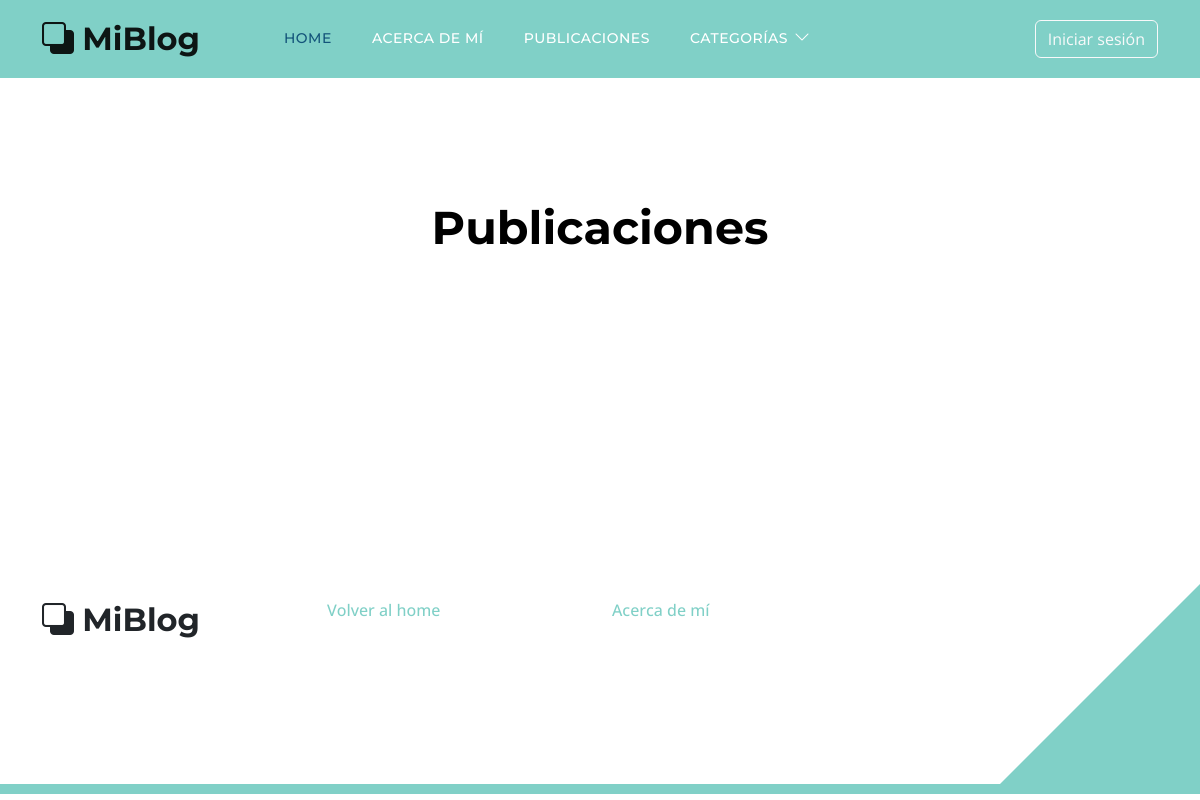
Page /pages/ on the earlier database version.
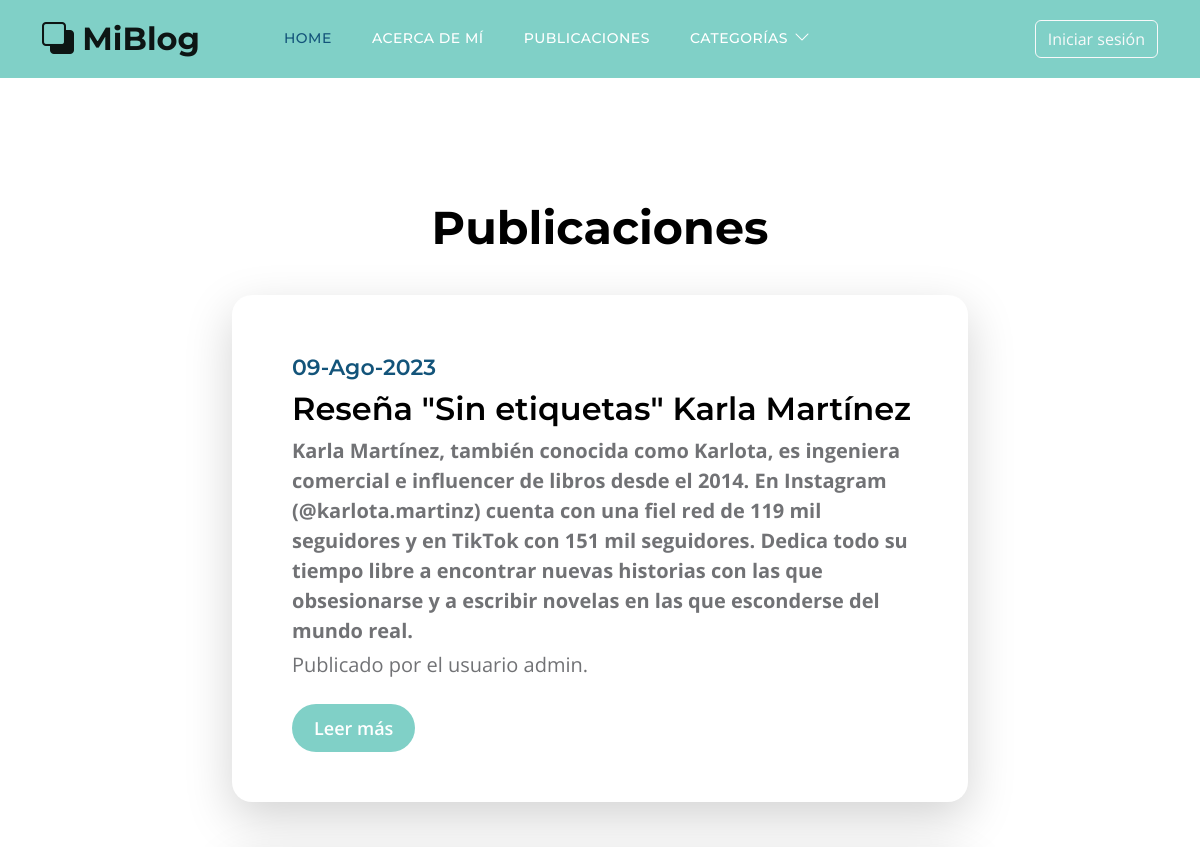
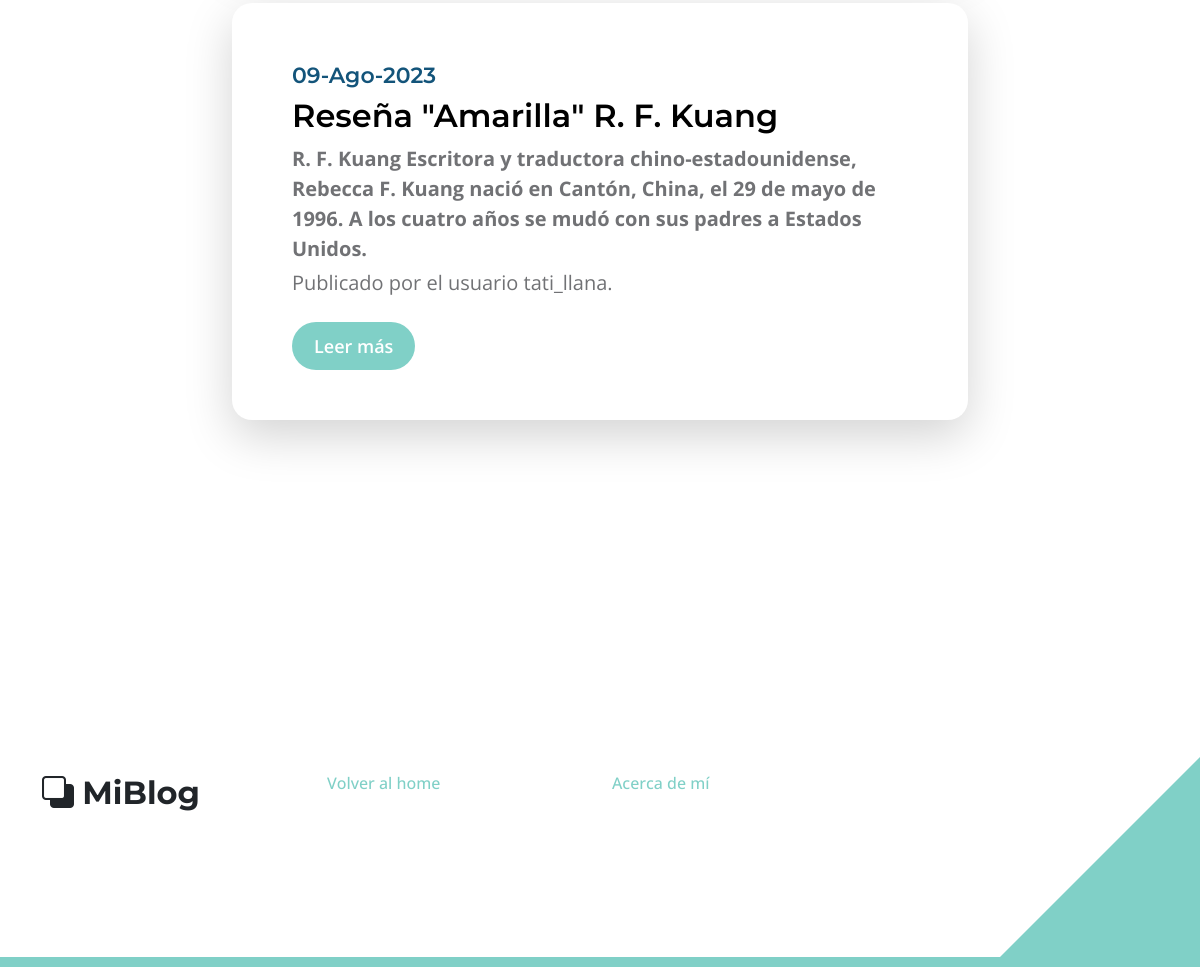
Same page on the later database version (2 pictures, top to bottom).
### blog/models.py (models this page shows, shortened)
class Post(models.Model):
    titulo = models.CharField(max_length=255)
    slug = models.SlugField(unique=True)
    subtitulo = models.TextField()
    cuerpo = models.TextField()
    autor = models.ForeignKey(settings.AUTH_USER_MODEL, on_delete=models.PROTECT)
    fecha = models.DateTimeField(auto_now_add=True)
    categoria = models.ManyToManyField('Categoria')
    class Meta:
        ordering = ('-fecha',)

### perfiles/models.py (models this page shows)
class Usuario(AbstractUser):
    def __str__(self):
        return f"{self.username}"

### blog/views.py (the view)
# urls.py: path("pages/", views.lista_articulos, name="pages"),
def lista_articulos(request):
    posts = Post.objects.all()
    categorias = Categoria.objects.all()
    return render(request, 'blog/pages.html', {'posts':posts, 'categorias':categorias})

### blog/templates/blog/pages.html (shortened to what this page needs)
{% extends 'base.html' %}
{% block contenido %}
<section class="section-padding">
    <div class="container">
        <div class="row">
            <div class="col-lg-12 col-12 text-center">
                <h2 class="mb-4">Publicaciones</h2>
            </div>
            <div class="col-lg-8 col-12 mt-3 mx-auto">
                {% for post in posts %}
                    <div class="custom-block custom-block-topics-listing bg-white shadow-lg mb-5">
                        <div class="d-flex">
                            <div class="custom-block-topics-listing-info d-flex">
                                <div>
                                    <h6 class="subtitle is-4">{{ post.fecha|date:'d-M-Y' }}</h6>
                                    <h3 class="mb-2">{{ post.titulo }}</h3>
                                    <p class="mb-1"><strong>{{ post.subtitulo }}</strong></p>
                                    <p class="mb-0">Publicado por el usuario {{ post.autor }}.</p>
                                    <a href="{% url 'detalle' post.id %}" class="btn custom-btn mt-3 mt-lg-4">Leer más</a>
                                </div>
                            </div>
                        </div>
                    </div>
                {% endfor %}
            </div>
        </div>
    </div>
</section>
{% endblock contenido %}

Differences in the rows shown:
added Post: fecha "09-Ago-2023", titulo "Reseña \"Sin etiquetas\" Karla Martínez", subtitulo "Karla Martínez, también conocida como Karlota, es ingeniera comercial e influencer de libros desde el 2014. En Instagram (@karlota.martinz) cuenta con una fiel red de 119 mil seguidores y en TikTok con 151 mil seguidores. Dedica todo su tiempo libre a encontrar nuevas historias con las que obsesionarse y a escribir novelas en las que esconderse del mundo real.", autor "admin"
added Post: fecha "09-Ago-2023", titulo "Reseña \"Amarilla\" R. F. Kuang", subtitulo "R. F. Kuang Escritora y traductora chino-estadounidense, Rebecca F. Kuang nació en Cantón, China, el 29 de mayo de 1996. A los cuatro años se mudó con sus padres a Estados Unidos.", autor "tati_llana"
